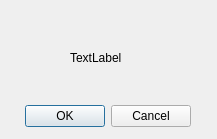
<?xml version="1.0" encoding="UTF-8"?>
<ui version="4.0">
 <class>dialog</class>
 <widget class="QDialog" name="dialog">
  <property name="geometry">
   <rect>
    <x>0</x>
    <y>0</y>
    <width>217</width>
    <height>139</height>
   </rect>
  </property>
  <property name="windowTitle">
   <string>Dialog</string>
  </property>
  <widget class="QDialogButtonBox" name="buttonBox">
   <property name="geometry">
    <rect>
     <x>10</x>
     <y>100</y>
     <width>181</width>
     <height>32</height>
    </rect>
   </property>
   <property name="orientation">
    <enum>Qt::Horizontal</enum>
   </property>
   <property name="standardButtons">
    <set>QDialogButtonBox::Cancel|QDialogButtonBox::Ok</set>
   </property>
  </widget>
  <widget class="QLabel" name="label">
   <property name="geometry">
    <rect>
     <x>70</x>
     <y>50</y>
     <width>60</width>
     <height>16</height>
    </rect>
   </property>
   <property name="text">
    <string>TextLabel</string>
   </property>
  </widget>
 </widget>
 <resources/>
 <connections>
  <connection>
   <sender>buttonBox</sender>
   <signal>accepted()</signal>
   <receiver>dialog</receiver>
   <slot>accept()</slot>
   <hints>
    <hint type="sourcelabel">
     <x>248</x>
     <y>254</y>
    </hint>
    <hint type="destinationlabel">
     <x>157</x>
     <y>274</y>
    </hint>
   </hints>
  </connection>
  <connection>
   <sender>buttonBox</sender>
   <signal>rejected()</signal>
   <receiver>dialog</receiver>
   <slot>reject()</slot>
   <hints>
    <hint type="sourcelabel">
     <x>316</x>
     <y>260</y>
    </hint>
    <hint type="destinationlabel">
     <x>286</x>
     <y>274</y>
    </hint>
   </hints>
  </connection>
 </connections>
</ui>
